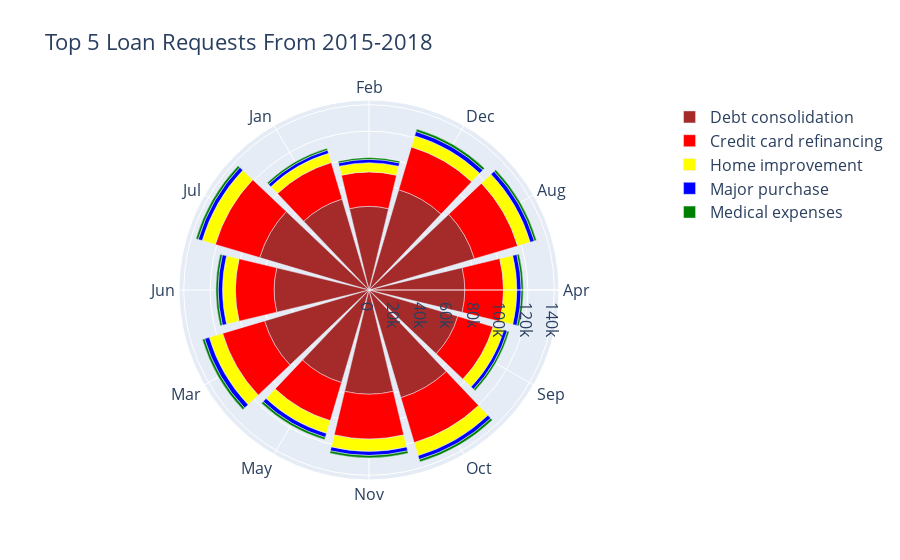

Here is the notebook cell this chart was saved with:
### Code cell
fig = go.Figure()

fig.add_trace(go.Barpolar(
    r=simple_df['issue_month'][simple_df['title'] == 'Debt consolidation'].value_counts().sort_index().values,
    name='Debt consolidation',
    marker_color='brown'
))
fig.add_trace(go.Barpolar(
    r=simple_df['issue_month'][simple_df['title'] == 'Credit card refinancing'].value_counts().sort_index().values,
    name='Credit card refinancing',
    marker_color='red'
))
fig.add_trace(go.Barpolar(
    r=simple_df['issue_month'][simple_df['title'] == 'Home improvement'].value_counts().sort_index().values,
    name='Home improvement',
    marker_color='yellow'
))
fig.add_trace(go.Barpolar(
    r=simple_df['issue_month'][simple_df['title'] == 'Major purchase'].value_counts().sort_index().values,
    name='Major purchase',
    marker_color='blue'
))
fig.add_trace(go.Barpolar(
    r=simple_df['issue_month'][simple_df['title'] == 'Medical expenses'].value_counts().sort_index().values,
    name='Medical expenses',
    marker_color='green'
))

fig.update_traces(theta= simple_df['issue_month'][simple_df['title'] == 'Major purchase'].value_counts().sort_index().index)
fig.update_layout(
    title='Top 5 Loan Requests From 2015-2018',
    font_size=16,
    legend_font_size=16

)

### Figure 1 — Plotly figure (JSON) as saved in the notebook; plotly's stock layout.template omitted (floating-point values rounded to 4 significant figures)
{"data": [{"marker": {"color": "brown"}, "name": "Debt consolidation", "r": [72401, 83098, 79067, 63217, 71688, 86154, 71706, 82302, 72987, 78761, 84877, 70027], "theta": ["Apr", "Aug", "Dec", "Feb", "Jan", "Jul", "Jun", "Mar", "May", "Nov", "Oct", "Sep"], "type": "barpolar"}, {"marker": {"color": "red"}, "name": "Credit card refinancing", "r": [29251, 34099, 33667, 25996, 28811, 34995, 29271, 33110, 30074, 33882, 35447, 27821], "theta": ["Apr", "Aug", "Dec", "Feb", "Jan", "Jul", "Jun", "Mar", "May", "Nov", "Oct", "Sep"], "type": "barpolar"}, {"marker": {"color": "yellow"}, "name": "Home improvement", "r": [10044, 9894, 8799, 6918, 7175, 10313, 9693, 10523, 9964, 9299, 10252, 8481], "theta": ["Apr", "Aug", "Dec", "Feb", "Jan", "Jul", "Jun", "Mar", "May", "Nov", "Oct", "Sep"], "type": "barpolar"}, {"marker": {"color": "blue"}, "name": "Major purchase", "r": [3245, 3265, 3430, 2609, 2580, 3151, 3296, 3636, 3214, 3049, 3068, 2693], "theta": ["Apr", "Aug", "Dec", "Feb", "Jan", "Jul", "Jun", "Mar", "May", "Nov", "Oct", "Sep"], "type": "barpolar"}, {"marker": {"color": "green"}, "name": "Medical expenses", "r": [1630, 1663, 1864, 1354, 1459, 1768, 1693, 1797, 1751, 1818, 1881, 1501], "theta": ["Apr", "Aug", "Dec", "Feb", "Jan", "Jul", "Jun", "Mar", "May", "Nov", "Oct", "Sep"], "type": "barpolar"}], "layout": {"font": {"size": 16}, "legend": {"font": {"size": 16}}, "title": {"text": "Top 5 Loan Requests From 2015-2018"}}}
